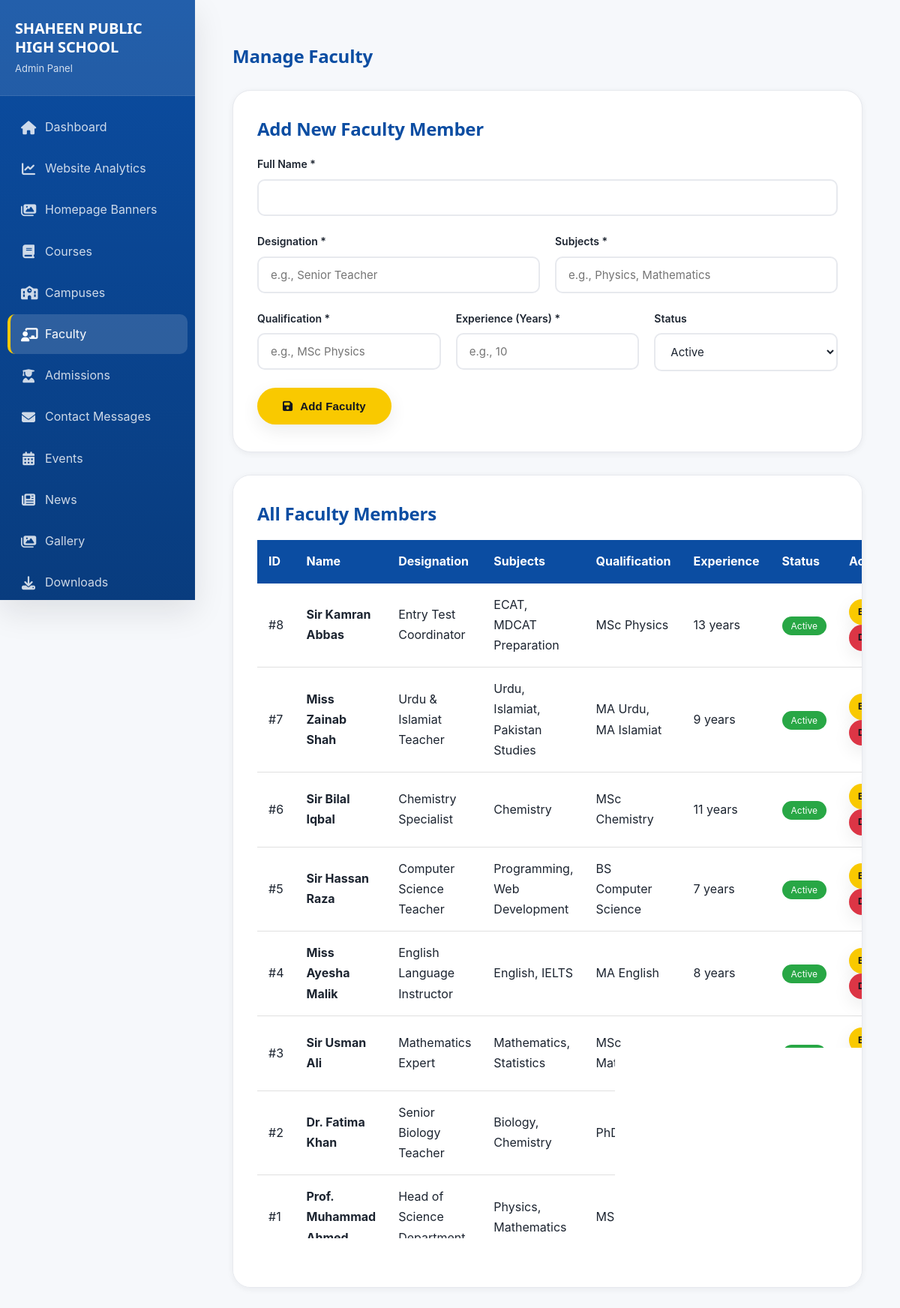
The page /AdminCP/manage_faculty.php (signed in) on the database its author committed.
### tables this page shows
CREATE TABLE `faculty` (
  `id` int(11) NOT NULL,
  `name` varchar(100) NOT NULL,
  `designation` varchar(100) DEFAULT NULL,
  `subjects` varchar(255) DEFAULT NULL,
  `qualification` varchar(255) DEFAULT NULL,
  `experience` int(11) DEFAULT NULL,
  `photo` varchar(255) DEFAULT NULL,
  `bio` text DEFAULT NULL,
  `email` varchar(100) DEFAULT NULL,
  `phone` varchar(20) DEFAULT NULL,
  `display_order` int(11) DEFAULT 0,
  `status` enum('active','inactive') DEFAULT 'active',
  `created_at` timestamp NOT NULL DEFAULT current_timestamp(),
  `updated_at` timestamp NOT NULL DEFAULT current_timestamp() ON UPDATE current_timestamp()
);

### AdminCP/manage_faculty.php (the view, shortened to what this page needs)
<?php
require_once '../includes/config.php';
$edit_faculty = null;
$faculty = mysqli_query($conn, "SELECT * FROM faculty ORDER BY id DESC");
?>
<!DOCTYPE html>
<html lang="en">
<head>
    <link rel="stylesheet" href="../css/style.css">
    <link rel="stylesheet" href="https://cdnjs.cloudflare.com/ajax/libs/font-awesome/6.4.0/css/all.min.css">
    <link rel="stylesheet" href="assets/admin.css">
</head>
<body style="background: var(--bg-light);">
<div class="admin-shell">
<?php $active_page = 'manage_faculty.php'; include 'includes/sidebar.php'; ?>
<div class="main-content">
    <div class="container" style="padding: 30px 20px;">
        <div style="display: flex; justify-content: space-between; align-items: center; margin-bottom: 30px; flex-wrap: wrap; gap: 15px;">
            <div class="admin-topbar-left">
                <h1 style="color: var(--primary-color); margin:0;">Manage Faculty</h1>
            </div>
        </div>
        <div class="card" style="margin-bottom: 30px;">
            <h2 style="color: var(--primary-color); margin-bottom: 20px;"><?php echo $edit_faculty ? 'Edit Faculty Member' : 'Add New Faculty Member'; ?></h2>
            <form method="POST">
                <div class="form-group">
                    <label>Full Name *</label>
                    <input type="text" name="name" required value="<?php echo $edit_faculty ? htmlspecialchars($edit_faculty['name']) : ''; ?>">
                </div>
                <div style="display: grid; grid-template-columns: 1fr 1fr; gap: 20px;">
                    <div class="form-group">
                        <label>Designation *</label>
                        <input type="text" name="designation" required value="<?php echo $edit_faculty ? htmlspecialchars($edit_faculty['designation']) : ''; ?>" placeholder="e.g., Senior Teacher">
                    </div>
                    <div class="form-group">
                        <label>Subjects *</label>
                        <input type="text" name="subjects" required value="<?php echo $edit_faculty ? htmlspecialchars($edit_faculty['subjects']) : ''; ?>" placeholder="e.g., Physics, Mathematics">
                    </div>
                </div>
                <div style="display: grid; grid-template-columns: 1fr 1fr 1fr; gap: 20px;">
                    <div class="form-group">
                        <label>Qualification *</label>
                        <input type="text" name="qualification" required value="<?php echo $edit_faculty ? htmlspecialchars($edit_faculty['qualification']) : ''; ?>" placeholder="e.g., MSc Physics">
                    </div>
                    <div class="form-group">
                        <label>Experience (Years) *</label>
                        <input type="number" name="experience" required value="<?php echo $edit_faculty ? htmlspecialchars($edit_faculty['experience']) : ''; ?>" placeholder="e.g., 10">
                    </div>
                    <div class="form-group">
                        <label>Status</label>
                        <select name="status">
                            <option value="active" <?php echo ($edit_faculty && $edit_faculty['status'] == 'active') ? 'selected' : ''; ?>>Active</option>
                        </select>
                    </div>
                </div>
                <button type="submit" class="btn btn-primary">
                    <i class="fas fa-save"></i> <?php echo $edit_faculty ? 'Update Faculty' : 'Add Faculty'; ?>
                </button>
            </form>
        </div>
        <div class="card" style="overflow-x: auto;">
            <h2 style="color: var(--primary-color); margin-bottom: 20px;">All Faculty Members</h2>
            <table style="width: 100%; border-collapse: collapse;">
                <thead>
                    <tr style="background: var(--primary-color); color: white;">
                        <th style="padding: 15px; text-align: left;">ID</th>
                        <th style="padding: 15px; text-align: left;">Name</th>
                        <th style="padding: 15px; text-align: left;">Designation</th>
                        <th style="padding: 15px; text-align: left;">Subjects</th>
                        <th style="padding: 15px; text-align: left;">Qualification</th>
                        <th style="padding: 15px; text-align: left;">Experience</th>
                        <th style="padding: 15px; text-align: left;">Status</th>
                        <th style="padding: 15px; text-align: left;">Actions</th>
                    </tr>
                </thead>
                <tbody>
                    <?php
                    if ($faculty && mysqli_num_rows($faculty) > 0) {
                        while ($member = mysqli_fetch_assoc($faculty)) {
                            echo '<tr style="border-bottom: 1px solid #e0e0e0;">';
                            echo '<td style="padding: 15px;">#' . $member['id'] . '</td>';
                            echo '<td style="padding: 15px;"><strong>' . htmlspecialchars($member['name']) . '</strong></td>';
                            echo '<td style="padding: 15px;">' . htmlspecialchars($member['designation']) . '</td>';
                            echo '<td style="padding: 15px;">' . htmlspecialchars($member['subjects']) . '</td>';
                            echo '<td style="padding: 15px;">' . htmlspecialchars($member['qualification']) . '</td>';
                            echo '<td style="padding: 15px;">' . $member['experience'] . ' years</td>';
                            echo '<td style="padding: 15px;"><span style="background: ' . ($member['status'] == 'active' ? '#28a745' : '#dc3545') . '; color: white; padding: 5px 12px; border-radius: 20px; font-size: 12px;">' . ucfirst($member['status']) . '</span></td>';
                            echo '<td style="padding: 15px;">';
                            echo '<a href="?edit=' . $member['id'] . '" class="btn btn-primary" style="padding: 5px 10px; font-size: 12px; margin-right: 5px;">Edit</a>';
                            echo '<a href="?action=delete&id=' . $member['id'] . '" class="btn btn-primary" style="padding: 5px 10px; font-size: 12px; background: #dc3545;" onclick="return confirm(\'Delete this faculty member?\')">Delete</a>';
                            echo '</td>';
                            echo '</tr>';
                        }
                    } else {
                        echo '<tr><td colspan="8" style="padding: 30px; text-align: center; color: var(--text-light);">No faculty members yet</td></tr>';
                    }
                    ?>
                </tbody>
            </table>
        </div>
    </div>
    </div>
</div>
</body>
</html>

### css/style.css (style rules this page uses)
:root { --primary-color: #0B4DA2; --secondary-color: #FFFFFF; --accent-color: #F9C900; --ink: #10151f; --text-dark: #1c2430; --text-light: #5c6672; --muted: #8892a0; --border-color: #e7e9ee; --bg-light: #f6f8fb; --surface: #ffffff; --primary-dark: #0a3a7a; --primary-dark: color-mix(in srgb, var(--primary-color) 78%, black); --primary-soft: #eaf1fb; --primary-soft: color-mix(in srgb, var(--primary-color) 8%, white); --accent-dark: #d1a900; --accent-dark: color-mix(in srgb, var(--accent-color) 80%, black); --font-display: 'Plus Jakarta Sans', 'Poppins', 'Segoe UI', sans-serif; --font-body: 'Inter', 'Segoe UI', Tahoma, Geneva, Verdana, sans-serif; --radius-sm: 10px; --radius-md: 16px; --radius-lg: 24px; --radius-pill: 999px; --shadow-xs: 0 2px 8px rgba(16, 21, 31, 0.06); --shadow-sm: 0 8px 24px rgba(16, 21, 31, 0.08); --shadow-md: 0 16px 40px rgba(16, 21, 31, 0.10); --shadow-lg: 0 30px 70px rgba(16, 21, 31, 0.14); --shadow: var(--shadow-sm); --shadow-lg-legacy: var(--shadow-md); --container-width: 1240px; --transition: 280ms cubic-bezier(.4,0,.2,1); }
* { margin: 0; padding: 0; box-sizing: border-box; }
html { scroll-behavior: smooth; }
body { font-family: var(--font-body); color: var(--text-dark); line-height: 1.7; overflow-x: hidden; background: var(--surface); -webkit-font-smoothing: antialiased; -moz-osx-font-smoothing: grayscale; }
h1, h2, h3, h4, h5, h6 { font-family: var(--font-display); color: var(--ink); line-height: 1.25; letter-spacing: -0.01em; }
a { text-decoration: none; color: inherit; transition: color var(--transition), background var(--transition), border-color var(--transition), transform var(--transition), box-shadow var(--transition); }
.container { max-width: var(--container-width); margin: 0 auto; padding: 0 24px; }
.btn { display: inline-flex; align-items: center; justify-content: center; gap: 10px; padding: 14px 32px; border-radius: var(--radius-pill); font-weight: 700; font-size: 15px; letter-spacing: .01em; transition: all var(--transition); cursor: pointer; border: 2px solid transparent; }
.btn-primary { background: var(--accent-color); color: var(--ink); box-shadow: var(--shadow-sm); }
.card { background: var(--surface); border-radius: var(--radius-lg); padding: 36px 32px; box-shadow: var(--shadow-xs); transition: all var(--transition); border: 1px solid var(--border-color); }
.form-group { margin-bottom: 22px; }
.form-group label { display: block; margin-bottom: 8px; font-weight: 600; color: var(--text-dark); font-size: 14px; }
.form-group input, .form-group select, .form-group textarea { width: 100%; padding: 13px 16px; border: 2px solid var(--border-color); border-radius: var(--radius-sm); font-size: 15px; transition: all var(--transition); font-family: inherit; background: var(--surface); color: var(--text-dark); }

### AdminCP/assets/admin.css (style rules this page uses)
* { margin: 0; padding: 0; box-sizing: border-box; }
html, body { height: 100%; }
body { background: var(--bg-light, #f5f7fa); font-family: var(--font-body, 'Segoe UI'), Tahoma, Geneva, Verdana, sans-serif; }
.admin-shell { display: grid; grid-template-columns: 260px minmax(0, 1fr); min-height: 100vh; }
.main-content { min-width: 0; padding: 30px; }
.admin-topbar-left { display: flex; align-items: center; gap: 14px; min-width: 0; }
.admin-topbar-left h1 { color: var(--primary-color, #0B4DA2); font-size: 24px; }

### rows shown on the page
faculty: id "8", name "Sir Kamran Abbas", designation "Entry Test Coordinator", subjects "ECAT, MDCAT Preparation", qualification "MSc Physics", experience "13", status "Active"
faculty: id "7", name "Miss Zainab Shah", designation "Urdu & Islamiat Teacher", subjects "Urdu, Islamiat, Pakistan Studies", qualification "MA Urdu, MA Islamiat", experience "9", status "Active"
faculty: id "6", name "Sir Bilal Iqbal", designation "Chemistry Specialist", subjects "Chemistry", qualification "MSc Chemistry", experience "11", status "Active"
faculty: id "5", name "Sir Hassan Raza", designation "Computer Science Teacher", subjects "Programming, Web Development", qualification "BS Computer Science", experience "7", status "Active"
faculty: id "4", name "Miss Ayesha Malik", designation "English Language Instructor", subjects "English, IELTS", qualification "MA English", experience "8", status "Active"
faculty: id "3", name "Sir Usman Ali", designation "Mathematics Expert", subjects "Mathematics, Statistics", qualification "MSc Mathematics"
faculty: id "2", name "Dr. Fatima Khan", designation "Senior Biology Teacher", subjects "Biology, Chemistry", qualification "PhD Biology"
faculty: id "1", name "Prof. Muhammad Ahmed", designation "Head of Science Department", subjects "Physics, Mathematics", qualification "MSc Physics"

### other values the page prints
SITE_NAME "SHAHEEN PUBLIC HIGH SCHOOL"
$label "Dashboard"
$label "Website Analytics"
$label "Homepage Banners"
$label "Courses"
$label "Campuses"
$label "Faculty"
$label "Admissions"
$label "Contact Messages"
$label "Events"
$label "News"
$label "Gallery"
$label "Downloads"
